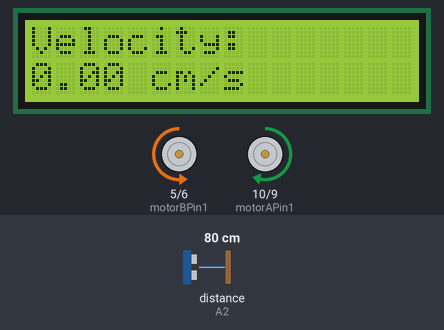
The sketch below on a simulated Arduino Uno, built with avr-gcc and run on an emulated ATmega328P. Parts: 16×2 character LCD, motor-driver pin pairs drawn as motors (green arrow = first pin HIGH = forward, orange = second pin HIGH = backward, longer = more drive, scaled by the enable pin). The inputs (shaded band) are chosen by the test bench; at power-on: distance to the obstacle (sensor on A2) 80 cm.

Above: at 1.2 s.
1.3 s: distance to the obstacle (sensor on A2) set to 2 cm
At 2.4 s:
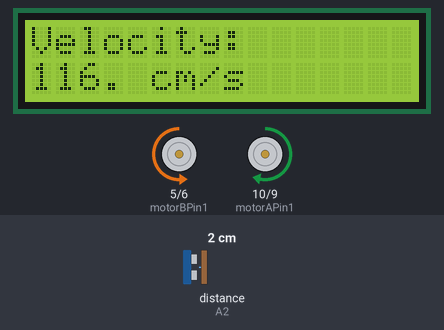
At 4.1 s:
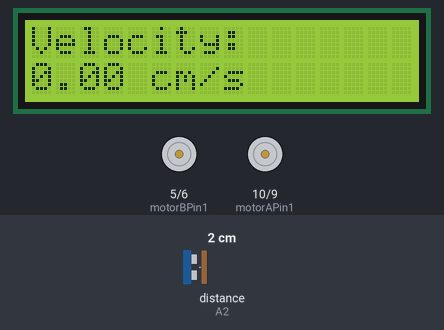
4.3 s: distance to the obstacle (sensor on A2) set to 4 cm
At 4.99 s:
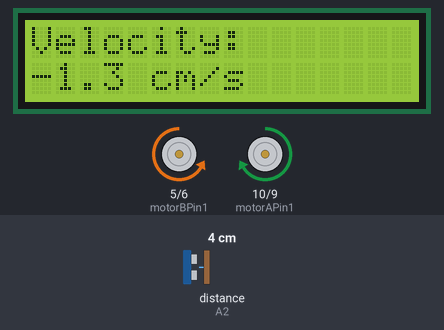
Timing chart, 0 to 13.3 s (numbered marks = the images above; inputs shaded):
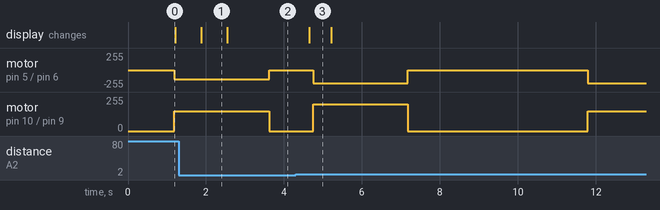

The sketch:

goBeyondCode.ino
```cpp
/*
motorControl.ino
Alex, Jane, Selasie, and Supriti
April 25th, 2024

EE31 Challenge 5
*/

#include <Ultrasonic.h>
#include <LiquidCrystal_I2C.h>
#include <Wire.h>

/*
How to download the Ultrasonic library:
1. Download the Slider-Examples repository: https://github.com/uArm-Developer/Slider-Examples/archive/master.zip 95
2. Unzip the downloaded file.
3. (In the Arduino IDE) Sketch > Include library > Add .ZIP Library
4. From the unzipped folder, select Slider-Examples-master/lib/Grove_Ultrasonic_Ranger.zip
5. Click the "Open" button.
*/

LiquidCrystal_I2C lcd(0x27, 16, 2);

Ultrasonic ultrasonic(A2);

const int motorAPin1 = 10;
const int motorAPin2 = 9;
const int enableAPin1 = 11;

//motor two
const int motorBPin1 = 5;
const int motorBPin2 = 6;
const int enableBPin1 = 3;

int redLed = A4;
int yellowLed = 1;
int blueLed = 0;
int greenLed = 13;


void setup() {

  pinMode(motorAPin1, OUTPUT);
  pinMode(motorAPin2, OUTPUT);
  pinMode(enableAPin1, OUTPUT);

  pinMode(motorBPin1, OUTPUT);
  pinMode(motorBPin2, OUTPUT);
  pinMode(enableBPin1, OUTPUT);

  lcd.init();
  lcd.backlight();
  Serial.begin(9600);

}

void loop() {
  float oldVel = 0;
  //move forward 25 inches
  oldVel = vel(oldVel);
  delay(1000);

  for (int i = 0; i <= 10; i++) {
    forwardDirection();
      oldVel = vel(oldVel);
    delay(100);
  }

  stopMotor();
  delay(1000);
    oldVel = vel(oldVel);

  for (int i = 0; i <= 10; i++) {
    fast();
      oldVel = vel(oldVel);
    delay(100);
  }

  // for (int i = 0; i <= 10; i++) {
  //   reverseDirection();
  //     oldVel = vel(oldVel);
  //   delay(500);
  // }


  // for (int i = 0; i <= 10; i++) {
  //   reverseDirection();
  //     oldVel = vel(oldVel);
  //   delay(500);
  // }


  stopMotor();
    oldVel = vel(oldVel);
  delay(250);
    oldVel = vel(oldVel);
  delay(3000);
}


float vel(float oldVel) {
  static unsigned long lastTime = 0;
  static long lastDistance = 0;
  float velocity = oldVel;

  unsigned long currentTime = millis();
  long currentDistance = ultrasonic.MeasureInCentimeters();

  // Calculate velocity only if a significant time has elapsed (e.g., every 200 milliseconds)
  if (currentTime - lastTime >= 500) {
    // Calculate velocity in cm/s
    velocity = (float)(currentDistance - lastDistance) / (currentTime - lastTime) * 1000.0;
    velocity = -velocity;

    lastDistance = currentDistance;
    lastTime = currentTime;
  }
  lcd.setCursor(0,0);
  lcd.print("Velocity:");
  lcd.setCursor(0,1);
  lcd.print(velocity);
  lcd.setCursor(4, 1);
  lcd.print(" cm/s");

  delay(100);
  return velocity;
}


/*
 * name:      forwardDirection
 * purpose:   move the motor
 * arguments: motor speed
 * returns:   None (void)
 * effects: moves the motor forward
 */
void fast() {
  analogWrite(motorAPin1, 200);
  digitalWrite(motorAPin2, LOW);

  digitalWrite(motorBPin1, LOW);
  analogWrite(motorBPin2, 200);

  digitalWrite(enableAPin1, HIGH); // Set speed (0 to 255)
  digitalWrite(enableBPin1, HIGH);
}


void forwardDirection() {
  analogWrite(motorAPin1, 150);
  digitalWrite(motorAPin2, LOW);

  digitalWrite(motorBPin1, LOW);
  analogWrite(motorBPin2, 140);

  digitalWrite(enableAPin1, HIGH); // Set speed (0 to 255)
  digitalWrite(enableBPin1, HIGH);
}


/*
 * name:      reverseDirection
 * purpose:   move the motor
 * arguments: motor speed
 * returns:   None (void)
 * effects: moves the motor backward
 */
void reverseDirection() {
  digitalWrite(motorAPin1, LOW);
  analogWrite(motorAPin2, 150);

  analogWrite(motorBPin1, 150);
  digitalWrite(motorBPin2, LOW);

  digitalWrite(enableAPin1, HIGH); //right min 130
  digitalWrite(enableBPin1, HIGH); // left
}


/*
 * name:      stopMotor
 * purpose:   stop the motor
 * arguments: None
 * returns:   None (void)
 */
void stopMotor() {
  //stop motor A
  digitalWrite(motorAPin1, LOW);
  digitalWrite(motorAPin2, LOW);

  //stop motor B
  digitalWrite(motorBPin1, LOW);
  digitalWrite(motorBPin2, LOW);
}
```

Measured:
- after the input at 1.3 s, the display: changes after 0.58 s (image 1)
- after the input at 4.3 s, the display: changes after 0.35 s (image 3)
- what the display in image 1 shows lasts 0.6 s, from 1.9 s to 2.5 s
- what the display in image 3 shows lasts 0.6 s, from 4.6 s to 5.2 s
